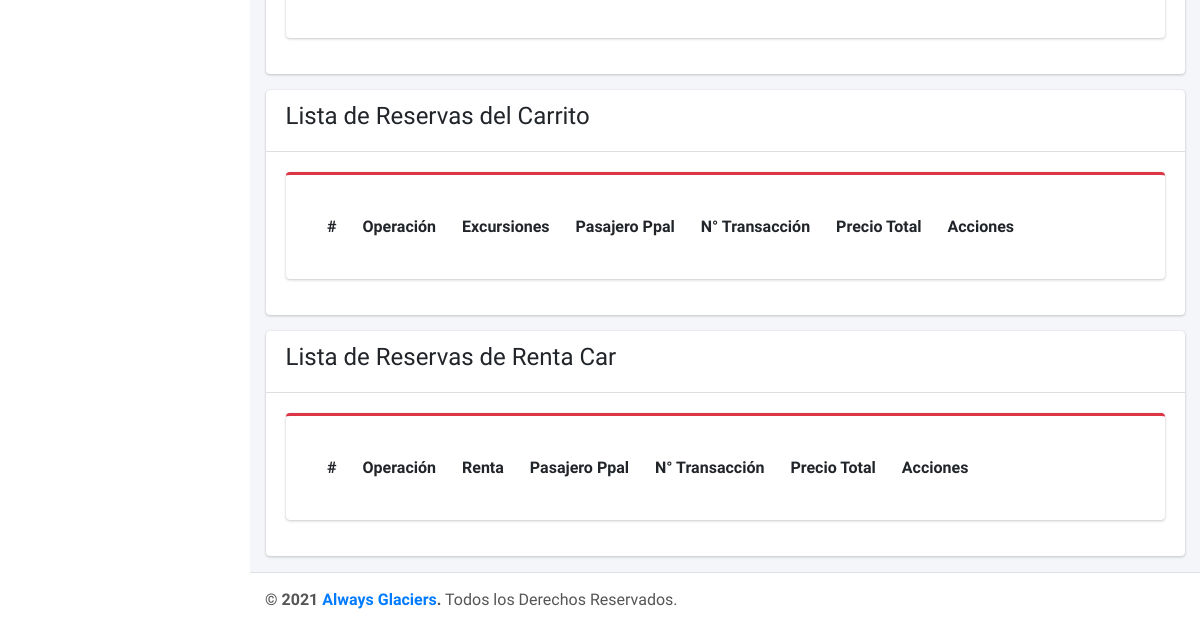
/backend/mercado-pago (signed in, lower part), run on an earlier commit of the app's database.
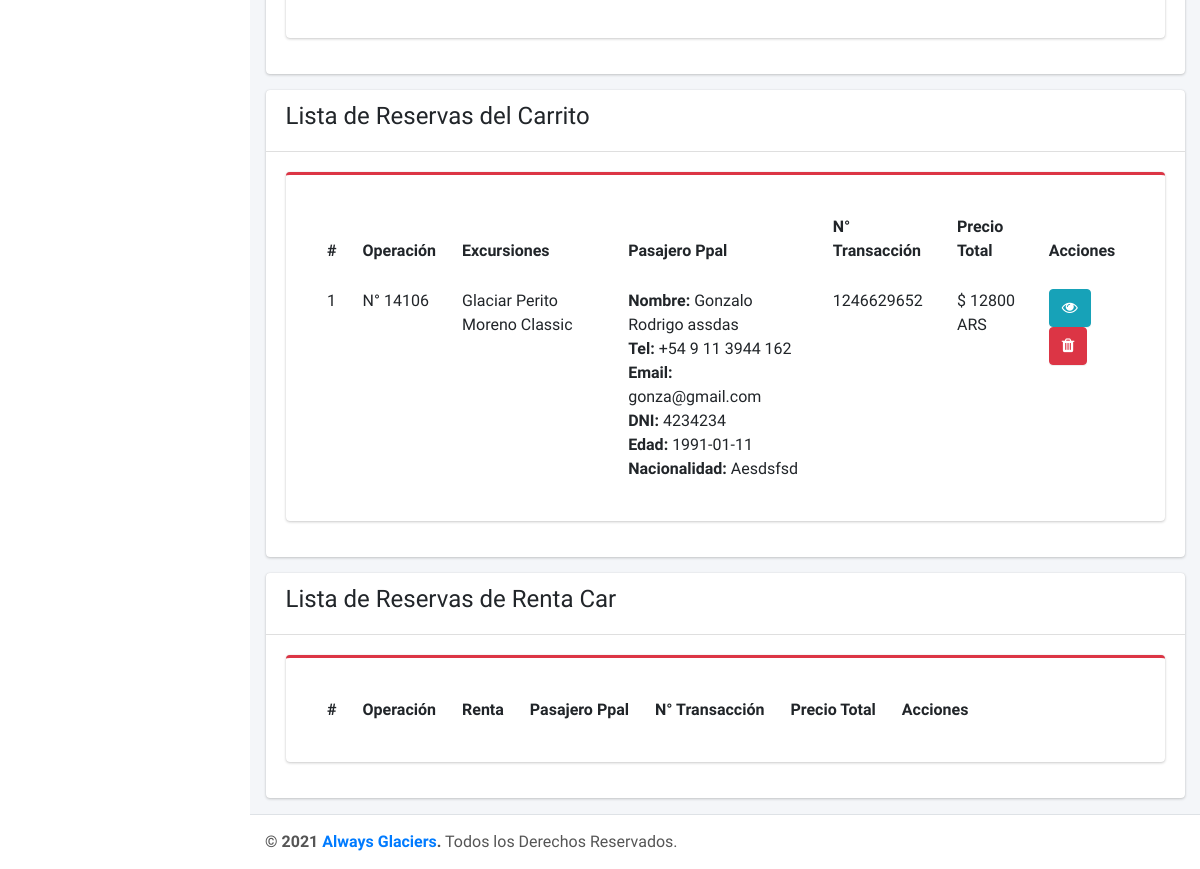
And on a later commit of the database.
### tables this page shows
CREATE TABLE `pago_tarjetas_carrito` (
  `id` int(11) NOT NULL,
  `excursiones` text NOT NULL,
  `total` text NOT NULL,
  `pasajeros` text NOT NULL,
  `metodo_pago` text NOT NULL,
  `numero_transaccion` text NOT NULL,
  `operacion` text NOT NULL,
  `fecha` datetime DEFAULT current_timestamp()
);

### backend/controllers/plantilla.controllers.php (called while the page is built)
<?php
class ControladorPlantilla
{
    public function ctrPlantilla()
    {
        include "vistas/plantilla.php";
    }
}

### backend/index.php (called while the page is built, shortened)
<?php
require_once "controllers/plantilla.controllers.php";
require_once "controllers/mercado_pago.controller.php";
require_once "controllers/divisas.controller.php";
require_once "models/mercado_pago.models.php";
$plantilla = new ControladorPlantilla();
$plantilla->ctrPlantilla();

### backend/controllers/mercado_pago.controller.php (called while the page is built, shortened)
<?php
class ControllerMercado{
    static public function ctrMostrarMercadoCarrito(){
        $tabla = "pago_tarjetas_carrito";
        $respuesta = ModelMercado::mdlMostrarMercado($tabla);
        return $respuesta;
    }
}

### backend/models/conexion.php (called while the page is built)
<?php
class Conexion
{
    static public function conectar()
    {
        $link = new PDO(
            "mysql:host=localhost;dbname=always_glaciers",
            "root",
            ""
        );
        $link->exec("set names utf8");
        return $link;
    }
}

### backend/models/mercado_pago.models.php (called while the page is built, shortened)
<?php
require_once "conexion.php";
class ModelMercado{
    static public function mdlMostrarMercado($tabla)
    {
        $stmt = Conexion::conectar()->prepare("SELECT * FROM $tabla ORDER BY id");
        $stmt->execute();
        return $stmt->fetchAll();
    }
}

### backend/vistas/paginas/mercado_pago.php (the view, shortened to what the rows shown need)
<?php
$mercado_carrito = ControllerMercado::ctrMostrarMercadoCarrito();
?>
<div class="content-wrapper" style="min-height: 613px;">
    <div class="content">
        <div class="container-fluid">
            <div class="row">
                <div class="col-lg-12">
                    <div class="card">
                        <div class="card-body">
                            <div class="card card-danger card-outline">
                                <div class="card-body">
                                    <div id="example1_wrapper" class="dataTables_wrapper container-fluid dt-bootstrap4">
                                        <div class="row">
                                            <div class="col-sm-12">
                                                <table id="example3" class="table table-borderless table-hover table-responsive dataTable">
                                                    <thead>
                                                        <tr role="row">
                                                            <th>
                                                                #</th>
                                                            <th>
                                                                Operación</th>
                                                            <th>
                                                                Excursiones</th>
                                                            <th>
                                                                Pasajero Ppal</th>
                                                            <th>
                                                                N° Transacción</th>
                                                            <th>
                                                                Precio Total</th>
                                                            <th>
                                                                Acciones</th>
                                                        </tr>
                                                    </thead>
                                                    <tbody>
                                                        <?php foreach ($mercado_carrito as $key => $value) : ?>
                                                            <?php if ($value['metodo_pago'] == "Mercado Pago") : ?>
                                                                <tr role="row" class="odd">
                                                                    <td><?php echo $key + 1; ?></td>
                                                                    <td>N° <?php echo $value["operacion"] ?></td>
                                                                    <td>
                                                                        <?php
                                                                        $detalles = json_decode($value["excursiones"]);
                                                                        foreach ($detalles as $key => $value) {
                                                                            echo '<p>' . $value->excursion . '</p>';
                                                                        }
                                                                        ?>
                                                                    </td>
                                                                <?php endif; ?>
                                                            <?php endforeach; ?>
                                                            <?php foreach ($mercado_carrito as $key => $value) : ?>
                                                                <?php if ($value['metodo_pago'] == "Mercado Pago") : ?>
                                                                    <td>
                                                                        <?php
                                                                        $detalles = json_decode($value["pasajeros"]);
                                                                        echo '<b>Nombre:</b> ';
                                                                        echo $detalles[0]->nombre;
                                                                        echo $detalles[0]->apellidos;
                                                                        echo '<br> <b>Tel:</b> ';
                                                                        echo $detalles[0]->tel;
                                                                        echo '<br> <b>Email:</b> ';
                                                                        echo $detalles[0]->email;
                                                                        echo '<br> <b>DNI:</b> ';
                                                                        echo $detalles[0]->dni;
                                                                        echo '<br> <b>Edad:</b> ';
                                                                        echo $detalles[0]->edad;
                                                                        echo '<br> <b>Nacionalidad:</b> ';
                                                                        echo $detalles[0]->nacionalidad;
                                                                        ?>
                                                                    </td>
                                                                    <td><?php echo $value["numero_transaccion"] ?></td>
                                                                    <td>$ <?php echo $value["total"] ?> ARS</td>
                                                                    <td>
                                                                        <a class="btn btn-info text-white btnVerMercadoCarrito" idMercadoCarrito="<?php echo $value["id"] ?>" data-toggle="modal" data-target="#exampleModalCarrito"><i class="fa fa-eye"></i></a>
                                                                        <a class="btn btn-danger text-white btnBorrarMercadoCarrito" idMercadoCarrito="<?php echo $value["id"] ?>"><i class="fa fa-trash"></i></a>
                                                                    </td>
                                                                </tr>
                                                            <?php endif; ?>
                                                        <?php endforeach; ?>
                                                    </tbody>
                                                </table>
                                            </div>
                                        </div>
                                    </div>
                                </div>
                            </div>
                        </div>
                    </div>
                </div>
            </div>
        </div>
    </div>
    <div class="content">
        <div class="container-fluid">
            <div class="row">
                <div class="col-lg-12">
                    <div class="card">
                        <div class="card-body">
                            <div class="card card-danger card-outline">
                                <div class="card-body">
                                    <div id="example1_wrapper" class="dataTables_wrapper container-fluid dt-bootstrap4">
                                        <div class="row">
                                            <div class="col-sm-12">
                                                <table id="exampleTraslado" class="table table-borderless table-hover table-responsive dataTable">
                                                    <thead>
                                                        <tr role="row">
                                                            <th>
                                                                #</th>
                                                            <th>
                                                                Operación</th>
                                                            <th>
                                                                Renta</th>
                                                            <th>
                                                                Pasajero Ppal</th>
                                                            <th>
                                                                N° Transacción</th>
                                                            <th>
                                                                Precio Total</th>
                                                            <th>
                                                                Acciones</th>
                                                        </tr>
                                                    </thead>
                                                </table>
                                            </div>
                                        </div>
                                    </div>
                                </div>
                            </div>
                        </div>
                    </div>
                </div>
            </div>
        </div>
    </div>
</div>

What changed in the data, as far as the page shows it:
added pago_tarjetas_carrito: operacion "14106", excursion "Glaciar Perito Moreno Classic", pasajeros "Gonzalo Rodrigo", pasajeros "assdas", pasajeros "+54 9 11 3944 162", pasajeros "gonza@gmail.com", pasajeros "4234234", pasajeros "1991-01-11", pasajeros "Aesdsfsd", numero_transaccion "1246629652", total "12800"
